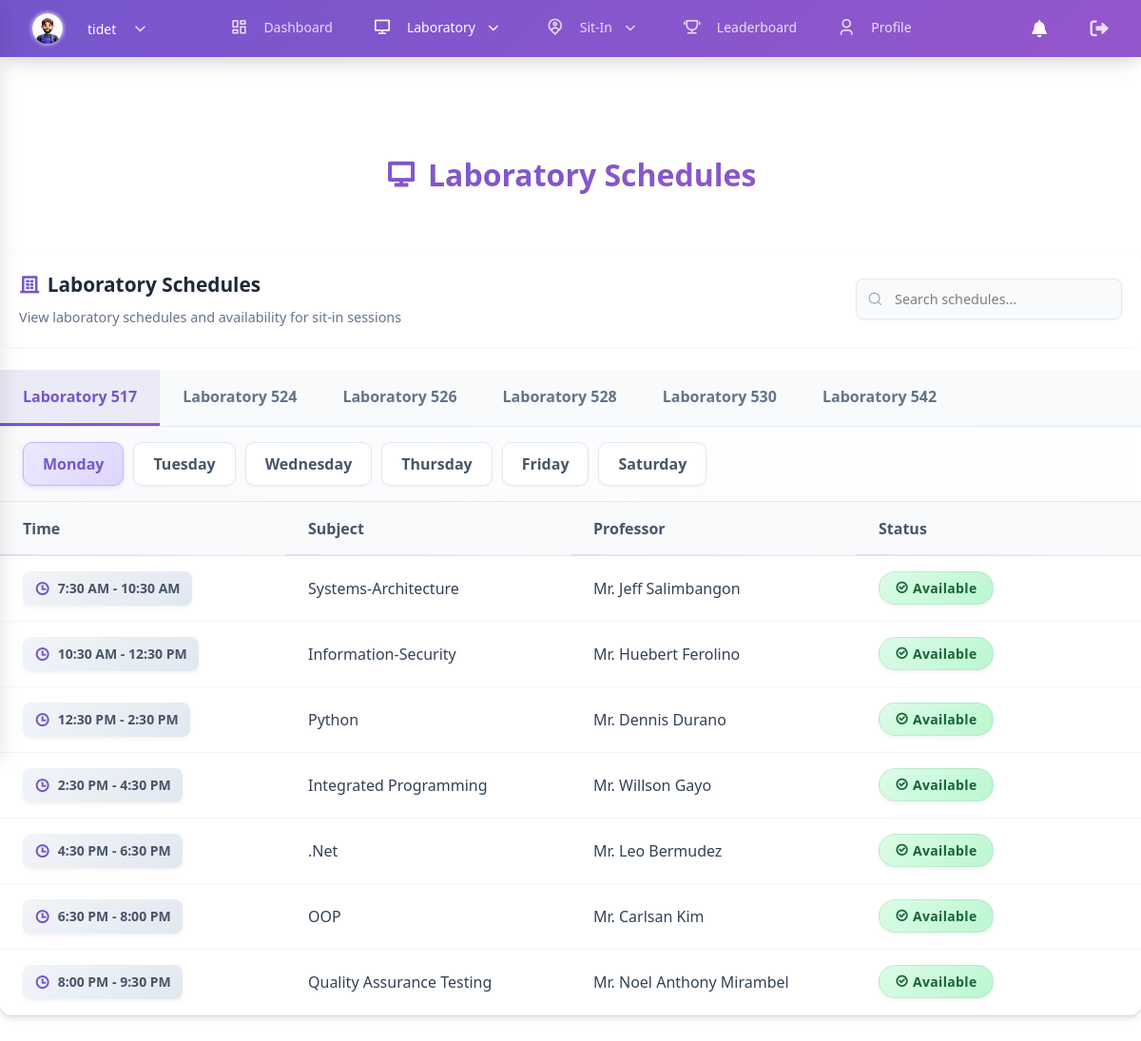
Screenshot of /view/student_laboratories.php (signed in) with the database file from the repository.
### tables this page shows
CREATE TABLE `lab_schedules` (
  `id` int(11) NOT NULL,
  `day` enum('Monday','Tuesday','Wednesday','Thursday','Friday','Saturday') NOT NULL,
  `laboratory` varchar(50) NOT NULL,
  `time_start` time NOT NULL,
  `time_end` time NOT NULL,
  `subject` varchar(100) NOT NULL,
  `professor` varchar(100) NOT NULL,
  `created_at` timestamp NOT NULL DEFAULT current_timestamp(),
  `updated_at` timestamp NOT NULL DEFAULT current_timestamp() ON UPDATE current_timestamp(),
  `status` enum('Available','In-Class') NOT NULL DEFAULT 'Available'
);

### view/student_laboratories.php (the view, shortened to what this page needs)
<?php
require_once '../config/db_connect.php';
$selected_lab = isset($_GET['lab']) ? $_GET['lab'] : 'Laboratory 517';
$selected_day = isset($_GET['day']) ? $_GET['day'] : 'Monday';
$lab_schedules = [];
$sql = "SELECT * FROM lab_schedules WHERE laboratory = ? AND day = ? ORDER BY time_start";
$stmt = $conn->prepare($sql);
$stmt->bind_param("ss", $selected_lab, $selected_day);
$stmt->execute();
$result = $stmt->get_result();
if ($result) {
    while ($row = $result->fetch_assoc()) {
        $lab_schedules[] = $row;
    }
}
?>
<!DOCTYPE html>
<html lang="en">
<head>
    <link rel="stylesheet" href="../assets/css/styles.css">
    <link rel="stylesheet" href="../assets/css/admin.css">
    <link rel="stylesheet" href="../assets/css/student_nav.css">
    <link rel="stylesheet" href="../assets/css/notification.css">
    <link rel="stylesheet" href="https://cdnjs.cloudflare.com/ajax/libs/font-awesome/6.0.0/css/all.min.css">
    <link rel="stylesheet" href="https://cdnjs.cloudflare.com/ajax/libs/remixicon/4.6.0/remixicon.css">
    <script src="https://unpkg.com/@tailwindcss/browser@4"></script>
</head>
<body>
    <div class="nav-container">
    <div class="nav-wrapper">
        <div class="nav-profile">
            <div class="profile-trigger" id="profile-trigger">
                <img src="<?php echo isset($_SESSION['profile_image']) ? htmlspecialchars($_SESSION['profile_image']) : '../assets/images/logo/AVATAR.png'; ?>"
                     alt="Profile">
                <span class="username"><?php echo htmlspecialchars($_SESSION['username']); ?></span>
                <i class="fas fa-chevron-down"></i>
            </div>
        </div>
        <nav class="nav-links">
            <a href="dashboard.php" class="nav-link <?php echo basename($_SERVER['PHP_SELF']) === 'dashboard.php' ? 'active' : ''; ?>">
                <i class="ri-dashboard-line"></i>
                <span>Dashboard</span>
            </a>
            <div class="nav-dropdown">
                <div class="nav-link dropdown-toggle <?php echo in_array(basename($_SERVER['PHP_SELF']), ['student_laboratories.php', 'student_resources.php']) ? 'active' : ''; ?>">
                    <i class="ri-computer-line"></i>
                    <span>Laboratory</span>
                    <i class="fas fa-chevron-down dropdown-icon"></i>
                </div>
            </div>
            <div class="nav-dropdown">
                <div class="nav-link dropdown-toggle <?php echo in_array(basename($_SERVER['PHP_SELF']), ['sit-in.php', 'reservation.php', 'history.php']) ? 'active' : ''; ?>">
                    <i class="ri-map-pin-user-line"></i>
                    <span>Sit-In</span>
                    <i class="fas fa-chevron-down dropdown-icon"></i>
                </div>
            </div>
            <a href="student_leaderboard.php" class="nav-link <?php echo basename($_SERVER['PHP_SELF']) === 'student_leaderboard.php' ? 'active' : ''; ?>">
                <i class="ri-trophy-line"></i>
                <span>Leaderboard</span>
            </a>
            <a href="profile.php" class="nav-link <?php echo basename($_SERVER['PHP_SELF']) === 'profile.php' ? 'active' : ''; ?>">
            <i class="ri-user-3-line"></i>
                <span>Profile</span>
            </a>
        </nav>
        <div class="nav-actions">
            <div class="notification-icon" id="notification-toggle">
                <i class="fas fa-bell"></i>
            </div>
            <a href="../auth/logout.php" class="action-link">
                <i class="fas fa-sign-out-alt"></i>
            </a>
        </div>
    </div>
</div>
    <div class="content-wrapper">
        <div class="dashboard-header">
            <div class="dashboard-title">
                <i class="ri-computer-line"></i>
                <span>Laboratory Schedules</span>
            </div>
        </div>
        <div class="table-wrapper">
            <div class="container-header">
                <div class="header-content">
                    <div class="header-left">
                        <h2><i class="ri-building-4-line"></i> Laboratory Schedules</h2>
                        <p>View laboratory schedules and availability for sit-in sessions</p>
                    </div>
                    <div class="header-right">
                        <div class="search-container">
                            <input type="text" id="searchInput" class="search-input" placeholder="Search schedules...">
                            <span class="search-icon">
                            </span>
                        </div>
                    </div>
                </div>
            </div>
            <div class="filter-tabs">
                <div class="filter-tab <?php echo $selected_lab == 'Laboratory 517' ? 'active' : ''; ?>" data-target="lab-517">Laboratory 517</div>
                <div class="filter-tab <?php echo $selected_lab == 'Laboratory 524' ? 'active' : ''; ?>" data-target="lab-524">Laboratory 524</div>
                <div class="filter-tab <?php echo $selected_lab == 'Laboratory 526' ? 'active' : ''; ?>" data-target="lab-526">Laboratory 526</div>
                <div class="filter-tab <?php echo $selected_lab == 'Laboratory 528' ? 'active' : ''; ?>" data-target="lab-528">Laboratory 528</div>
                <div class="filter-tab <?php echo $selected_lab == 'Laboratory 530' ? 'active' : ''; ?>" data-target="lab-530">Laboratory 530</div>
                <div class="filter-tab <?php echo $selected_lab == 'Laboratory 542' ? 'active' : ''; ?>" data-target="lab-542">Laboratory 542</div>
            </div>
            <div class="day-selection">
                <div class="day-buttons">
                    <button class="day-btn <?php echo $selected_day == 'Monday' ? 'active' : ''; ?>" data-day="Monday">Monday</button>
                    <button class="day-btn <?php echo $selected_day == 'Tuesday' ? 'active' : ''; ?>" data-day="Tuesday">Tuesday</button>
                    <button class="day-btn <?php echo $selected_day == 'Wednesday' ? 'active' : ''; ?>" data-day="Wednesday">Wednesday</button>
                    <button class="day-btn <?php echo $selected_day == 'Thursday' ? 'active' : ''; ?>" data-day="Thursday">Thursday</button>
                    <button class="day-btn <?php echo $selected_day == 'Friday' ? 'active' : ''; ?>" data-day="Friday">Friday</button>
                    <button class="day-btn <?php echo $selected_day == 'Saturday' ? 'active' : ''; ?>" data-day="Saturday">Saturday</button>
                </div>
            </div>
            <div class="table-container">
                <table class="modern-table">
                    <thead>
                        <tr>
                            <th class="w-1/4">Time</th>
                            <th class="w-1/4">Subject</th>
                            <th class="w-1/4">Professor</th>
                            <th class="w-1/4">Status</th>
                        </tr>
                    </thead>
                    <tbody id="schedule-table-body">
                        <?php if (empty($lab_schedules)): ?>
                        <tr>
                            <td colspan="4" class="empty-state">
                                <div class="empty-state-content">
                                    <i class="ri-calendar-todo-line"></i>
                                    <p>No schedules found for <?php echo htmlspecialchars($selected_lab); ?> on <?php echo htmlspecialchars($selected_day); ?></p>
                                </div>
                            </td>
                        </tr>
                        <?php else: ?>
                            <?php foreach ($lab_schedules as $schedule): ?>
                            <tr>
                                <td>
                                    <span class="time-badge">
                                        <i class="ri-time-line"></i>
                                        <?php
                                            $time_start = new DateTime($schedule['time_start']);
                                            $time_end = new DateTime($schedule['time_end']);
                                            echo $time_start->format('g:i A') . ' - ' . $time_end->format('g:i A');
                                        ?>
                                    </span>
                                </td>
                                <td><?php echo htmlspecialchars($schedule['subject']); ?></td>
                                <td><?php echo htmlspecialchars($schedule['professor']); ?></td>
                                <td>
                                    <?php
                                    $now = new DateTime();
                                    $is_current = ($now >= $time_start && $now <= $time_end && date('l') == $selected_day);
                                    $status = isset($schedule['status']) ? $schedule['status'] : 'Available';
                                    if ($is_current):
                                    ?>
                                        <span class="status-badge occupied">
                                            <i class="ri-user-line mr-1"></i> Occupied
                                        </span>
                                    <?php elseif ($status == 'In-Class'): ?>
                                        <span class="status-badge in-class">
                                            <i class="ri-time-line mr-1"></i> In-Class
                                        </span>
                                    <?php else: ?>
                                        <span class="status-badge available">
                                            <i class="ri-checkbox-circle-line mr-1"></i> Available
                                        </span>
                                    <?php endif; ?>
                                </td>
                            </tr>
                            <?php endforeach; ?>
                        <?php endif; ?>
                    </tbody>
                </table>
            </div>
        </div>
    </div>
</body>
</html>

### assets/css/styles.css (style rules this page uses)
:root { --primary-color: rgba(117,86,204,1); --secondary-color: rgba(213,105,167,1); --nav-height: 60px; }
body { font-family: 'Segoe UI', Tahoma, Geneva, Verdana, sans-serif; margin: 0; padding: 0; min-height: 100vh; background-color: #ffffff; }
.nav-container { margin: 0 auto; width: 100%; position: fixed; top: 0; background: linear-gradient(135deg, var(--primary-color), var(--secondary-color)); z-index: 1000; color: white; box-shadow: 0 4px 15px rgba(0, 0, 0, 0.1), 0 8px 30px -5px rgba(0, 0, 0, 0.1); }
.nav-container a { color: rgba(255, 255, 255, 0.8); }
.nav-container .profile-trigger { transition: all 0.3s ease; }
.nav-container .profile-trigger img { box-shadow: 0 0 0 2px rgba(255, 255, 255, 0.1); }
.nav-wrapper { max-width: 1650px; margin: 0 auto; display: flex; justify-content: space-between; align-items: center; padding: 0 1rem; height: var(--nav-height); }
.nav-profile { flex: 1; }
.profile-trigger { display: flex; align-items: center; gap: 0.75rem; cursor: pointer; padding: 0.5rem; border-radius: 0.5rem; transition: background-color 0.2s; }
.profile-trigger img { width: 2rem; height: 2rem; border-radius: 50%; object-fit: cover; border: 2px solid rgba(255, 255, 255, 0.2); }
.profile-trigger .username { color: white; font-size: 0.875rem; font-weight: 500; }
.profile-trigger i { color: rgba(255, 255, 255, 0.8); font-size: 0.75rem; }
.nav-links { display: flex; gap: 1.5rem; align-items: center; }
.nav-link { display: flex; align-items: center; gap: 0.5rem; padding: 0.75rem 1rem; color: rgba(255, 255, 255, 0.8); text-decoration: none; font-weight: 500; font-size: 0.875rem; border-bottom: 2px solid transparent; transition: all 0.2s; }
.nav-link.active { color: white; }
.nav-link i { font-size: 0.9rem; }
.nav-actions { flex: 1; display: flex; justify-content: flex-end; gap: 1rem; }
.action-link { color: rgba(255, 255, 255, 0.8); padding: 0rem; border-radius: 0.5rem; transition: all 0.2s; }

### assets/css/admin.css (style rules this page uses)
.dashboard-header { margin-top: 5rem; margin-bottom: 2rem; background: linear-gradient(135deg, #7556cc 0%, #9556cc 100%); -webkit-background-clip: text; background-clip: text; -webkit-text-fill-color: transparent; padding-bottom: 1rem; text-align: center; }
.dashboard-title { font-size: 2rem; font-weight: 700; color: #7556cc !important; margin-bottom: 0.5rem; display: inline-flex; align-items: center; gap: 0.75rem; }

### assets/css/student_nav.css (style rules this page uses)
.nav-container { margin: 0 auto; width: 100%; position: fixed; top: 0; background: linear-gradient(135deg, #7556cc 0%, #9556cc 100%); z-index: 1000; color: white; box-shadow: 0 4px 15px rgba(0, 0, 0, 0.1), 0 8px 30px -5px rgba(0, 0, 0, 0.1); }
.nav-wrapper { display: flex; justify-content: space-between; align-items: center; padding: 0 1.5rem; max-width: 1400px; margin: 0 auto; height: 60px; position: relative; }
.nav-profile { display: flex; align-items: center; }
.profile-trigger { display: flex; align-items: center; cursor: pointer; padding: 0.5rem; border-radius: 0.5rem; transition: all 0.3s ease; }
.profile-trigger img { width: 36px; height: 36px; border-radius: 50%; object-fit: cover; margin-right: 0.75rem; border: 2px solid rgba(255, 255, 255, 0.3); }
.username { font-weight: 500; margin-right: 0.5rem; }
.nav-links { display: flex; align-items: center; justify-content: center; gap: 10px; position: relative; }
.nav-link { display: flex; align-items: center; color: white; text-decoration: none; padding: 0.75rem 1rem; border-radius: 0.5rem; position: relative; transition: all 0.3s ease; }
.nav-link i { margin-right: 0.5rem; font-size: 1.2rem; }
.nav-link.active { font-weight: 500; }
.nav-actions { display: flex; gap: 1rem; }
.action-link { color: white; font-size: 1.2rem; display: flex; align-items: center; justify-content: center; width: 2.5rem; height: 2.5rem; transition: all 0.3s ease; }
.notification-icon { position: relative; width: 2.5rem; height: 2.5rem; display: flex; align-items: center; justify-content: center; cursor: pointer; padding-top: 1rem; transition: all 0.3s ease; }
.notification-icon i { font-size: 1.2rem; }
.nav-dropdown { position: relative; display: flex; flex-direction: column; }
.dropdown-toggle { cursor: pointer; display: flex; align-items: center; color: rgba(255, 255, 255, 0.8); padding: 0.75rem 1rem; border-radius: 0.5rem; transition: all 0.3s ease; }
.dropdown-toggle.active { font-weight: 500; }
.dropdown-icon { margin-left: 6px; font-size: 0.7rem; transition: transform 0.2s; }
.nav-link .dropdown-icon { margin-left: 6px; font-size: 0.7rem; transition: transform 0.2s; }

### rows the page displays
lab_schedules: time_start "7:30 AM", time_end "10:30 AM", subject "Systems-Architecture", professor "Mr. Jeff Salimbangon", status "Available" (drawn)
lab_schedules: time_start "10:30 AM", time_end "12:30 PM", subject "Information-Security", professor "Mr. Huebert Ferolino", status "Available" (drawn)
lab_schedules: time_start "12:30 PM", time_end "2:30 PM", subject "Python", professor "Mr. Dennis Durano", status "Available" (drawn)
lab_schedules: time_start "2:30 PM", time_end "4:30 PM", subject "Integrated Programming", professor "Mr. Willson Gayo", status "Available" (drawn)
lab_schedules: time_start "4:30 PM", time_end "6:30 PM", subject ".Net", professor "Mr. Leo Bermudez", status "Available" (drawn)
lab_schedules: time_start "6:30 PM", time_end "8:00 PM", subject "OOP", professor "Mr. Carlsan Kim", status "Available" (drawn)
lab_schedules: time_start "8:00 PM", time_end "9:30 PM", subject "Quality Assurance Testing", professor "Mr. Noel Anthony Mirambel", status "Available" (drawn)

### other values shown
$_SESSION['username'] "tidet"
